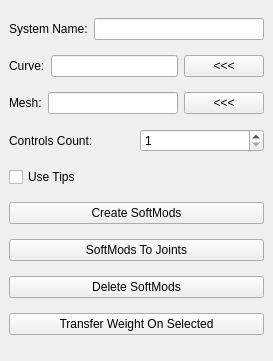
<?xml version="1.0" encoding="UTF-8"?>
<ui version="4.0">
 <class>MainWindow</class>
 <widget class="QMainWindow" name="MainWindow">
  <property name="geometry">
   <rect>
    <x>0</x>
    <y>0</y>
    <width>273</width>
    <height>361</height>
   </rect>
  </property>
  <property name="windowTitle">
   <string>Curve-Based Rig Tool</string>
  </property>
  <widget class="QWidget" name="centralwidget">
   <layout class="QVBoxLayout" name="verticalLayout">
    <item>
     <layout class="QHBoxLayout" name="horizontalLayout_4">
      <item>
       <widget class="QLabel" name="label_4">
        <property name="text">
         <string>System Name:</string>
        </property>
       </widget>
      </item>
      <item>
       <widget class="QLineEdit" name="systemName_le"/>
      </item>
     </layout>
    </item>
    <item>
     <layout class="QHBoxLayout" name="horizontalLayout_2">
      <item>
       <widget class="QLabel" name="label_2">
        <property name="text">
         <string>Curve:</string>
        </property>
       </widget>
      </item>
      <item>
       <widget class="QLineEdit" name="curve_le"/>
      </item>
      <item>
       <widget class="QPushButton" name="curveIn_btn">
        <property name="sizePolicy">
         <sizepolicy hsizetype="Minimum" vsizetype="Fixed">
          <horstretch>0</horstretch>
          <verstretch>0</verstretch>
         </sizepolicy>
        </property>
        <property name="minimumSize">
         <size>
          <width>1</width>
          <height>0</height>
         </size>
        </property>
        <property name="text">
         <string>&lt;&lt;&lt;</string>
        </property>
       </widget>
      </item>
     </layout>
    </item>
    <item>
     <layout class="QHBoxLayout" name="horizontalLayout_3">
      <item>
       <widget class="QLabel" name="label_3">
        <property name="text">
         <string>Mesh:</string>
        </property>
       </widget>
      </item>
      <item>
       <widget class="QLineEdit" name="mesh_le"/>
      </item>
      <item>
       <widget class="QPushButton" name="meshIn_btn">
        <property name="minimumSize">
         <size>
          <width>1</width>
          <height>0</height>
         </size>
        </property>
        <property name="text">
         <string>&lt;&lt;&lt;</string>
        </property>
       </widget>
      </item>
     </layout>
    </item>
    <item>
     <layout class="QHBoxLayout" name="horizontalLayout">
      <item>
       <widget class="QLabel" name="label">
        <property name="text">
         <string>Controls Count:</string>
        </property>
       </widget>
      </item>
      <item>
       <widget class="QSpinBox" name="controlCount_sbx">
        <property name="minimum">
         <number>1</number>
        </property>
       </widget>
      </item>
     </layout>
    </item>
    <item>
     <widget class="QCheckBox" name="useTips_chb">
      <property name="text">
       <string>Use Tips</string>
      </property>
     </widget>
    </item>
    <item>
     <widget class="QPushButton" name="createSofts_btn">
      <property name="toolTip">
       <string>&lt;html&gt;&lt;head/&gt;&lt;body&gt;&lt;p&gt;Place the amount of softMod in the curve&lt;/p&gt;&lt;/body&gt;&lt;/html&gt;</string>
      </property>
      <property name="text">
       <string>Create SoftMods</string>
      </property>
     </widget>
    </item>
    <item>
     <widget class="QPushButton" name="softToJoint_btn">
      <property name="toolTip">
       <string>&lt;html&gt;&lt;head/&gt;&lt;body&gt;&lt;p&gt;Convert Soft-Mods to skinJoints( stickyPoints )&lt;/p&gt;&lt;/body&gt;&lt;/html&gt;</string>
      </property>
      <property name="text">
       <string>SoftMods To Joints</string>
      </property>
     </widget>
    </item>
    <item>
     <widget class="QPushButton" name="deleteSoft_btn">
      <property name="toolTip">
       <string>&lt;html&gt;&lt;head/&gt;&lt;body&gt;&lt;p&gt;Delete Soft-Mods&lt;/p&gt;&lt;/body&gt;&lt;/html&gt;</string>
      </property>
      <property name="text">
       <string>Delete SoftMods</string>
      </property>
     </widget>
    </item>
    <item>
     <widget class="QPushButton" name="transWOnSel_btn">
      <property name="toolTip">
       <string>&lt;html&gt;&lt;head/&gt;&lt;body&gt;&lt;p&gt;Transfer the weights of the selected softMod to the skin Joint&lt;/p&gt;&lt;/body&gt;&lt;/html&gt;</string>
      </property>
      <property name="text">
       <string>Transfer Weight On Selected</string>
      </property>
     </widget>
    </item>
   </layout>
  </widget>
 </widget>
 <resources/>
 <connections/>
</ui>
